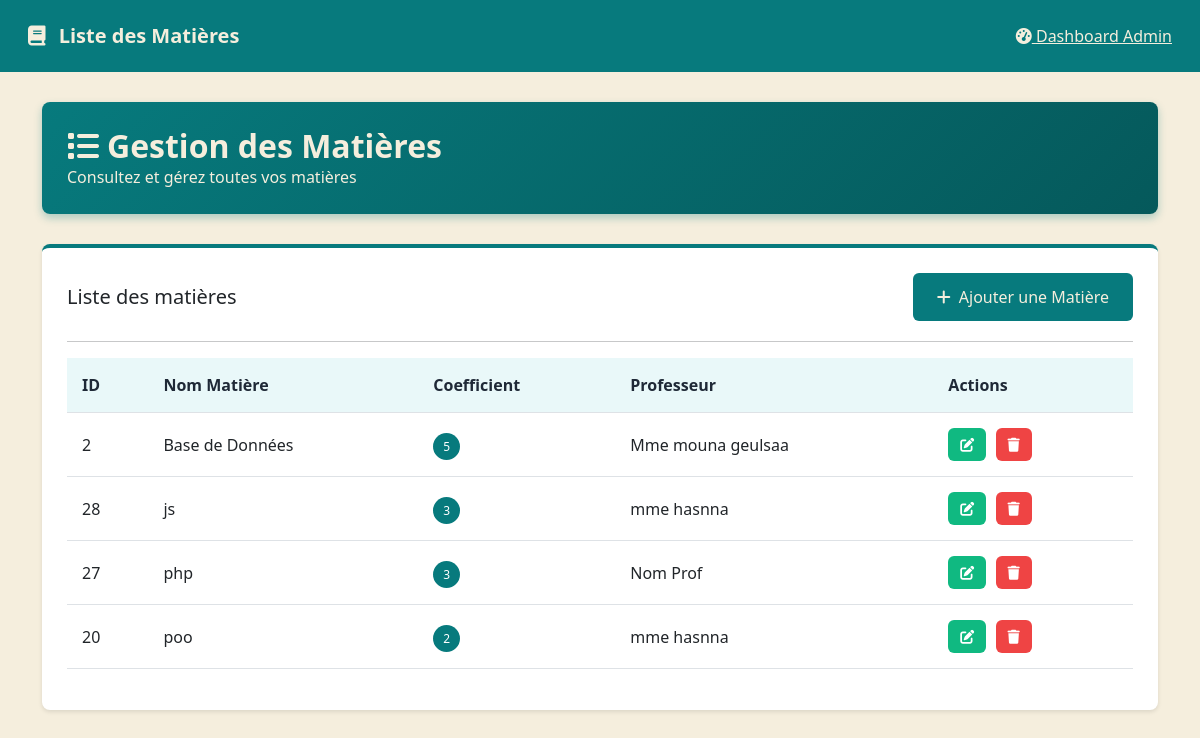
Page /admin/viewsAdmin/choix_gestion/index_liste_matiere.php on the committed database.
### tables this page shows
CREATE TABLE `matieres` (
  `id_matiere` int(11) NOT NULL,
  `nom_matiere` varchar(100) NOT NULL,
  `coefficient` int(11) DEFAULT 1,
  `id_professeur` int(11) DEFAULT NULL
);

CREATE TABLE `professeurs` (
  `id_professeur` int(11) NOT NULL,
  `nom_professeur` varchar(100) NOT NULL
);

### admin/controllersAdmin/choix_gestion_cont.php (called while the page is built, shortened)
<?php
require_once(__DIR__ . "/../modelsAdmin/choix_gestion_model.php");
function liste_matiere_action() {
    $matieres = getAllMatieres();
  require_once(__DIR__ . '/../viewsAdmin/choix_gestion/liste_matiere.php');
}
?>

### admin/viewsAdmin/choix_gestion/index_liste_matiere.php (called while the page is built)
<?php
require_once(__DIR__ . '/../../controllersAdmin/choix_gestion_cont.php');
liste_matiere_action();
?>

### admin/modelsAdmin/choix_gestion_model.php (called while the page is built, shortened)
<?php
function connexion_db (){
    $host = 'localhost';
    $dbname='PROJET';
    $user= 'root';
    $password='';
    try {
        $pdo = new PDO("mysql:host=$host;dbname=$dbname",$user,$password);
        $pdo->setAttribute(PDO::ATTR_ERRMODE, PDO::ERRMODE_EXCEPTION);
        return $pdo;
    } catch (PDOException $e) {
        die ("Erreur de connexion : " .$e ->getMessage());
    }
}
function getAllMatieres() {
    $pdo = connexion_db();
    try {
        $stmt = $pdo->prepare(" SELECT m.id_matiere, m.nom_matiere, m.coefficient, p.nom_professeur
        FROM matieres m
        JOIN professeurs p ON m.id_professeur = p.id_professeur
        ORDER BY m.nom_matiere");
        $stmt->execute();
        return $stmt->fetchAll(PDO::FETCH_ASSOC);
    } catch (Exception $e) {
        return [];
    }
}
?>

### admin/viewsAdmin/choix_gestion/liste_matiere.php (the view, shortened to what this page needs)
<!DOCTYPE html>
<html lang="fr">
<head>
  <link href="https://cdn.jsdelivr.net/npm/bootstrap@5.3.0/dist/css/bootstrap.min.css" rel="stylesheet"/>
  <link rel="stylesheet" href="https://cdnjs.cloudflare.com/ajax/libs/font-awesome/6.5.0/css/all.min.css"/>
</head>
<body>
  <nav class="navbar">
    <div class="container-fluid">
      <span class="navbar-brand">
        <i class="fas fa-book me-2"></i>
        Liste des Matières
      </span>
      <div class="a">
                <a href="../index_dash.php">
                    <i class="fas fa-tachometer-alt"></i> Dashboard Admin
                </a>
            </div>
    </div>
  </nav>
  <div class="container-fluid">
    <div class="main-content">
      <div class="welcome-section">
        <h2><i class="fas fa-list me-2"></i>Gestion des Matières</h2>
        <p class="mb-0">Consultez et gérez toutes vos matières</p>
      </div>
      <div class="content-card">
        <div class="actions-header">
          <h5 class="mb-0">Liste des matières</h5>
          <a href="index_ajouter_matiere.php" class="btn-add">
            <i class="fas fa-plus me-2"></i>Ajouter une Matière
          </a>
        </div>
        <hr class="my-3"/>
        <?php if (count($matieres) > 0): ?>
          <div class="table-container">
            <table class="table table-hover">
              <thead>
                <tr>
                  <th>ID</th>
                  <th>Nom Matière</th>
                  <th>Coefficient</th>
                  <th>Professeur</th>
                  <th>Actions</th>
                </tr>
              </thead>
              <tbody>
                <?php foreach ($matieres as $matiere): ?>
                  <tr>
                    <td><?= htmlspecialchars($matiere['id_matiere']) ?></td>
                    <td><?= htmlspecialchars($matiere['nom_matiere']) ?></td>
                    <td><span class="badge-coeff"><?= htmlspecialchars($matiere['coefficient']) ?></span></td>
                    <td><?= htmlspecialchars($matiere['nom_professeur']) ?></td>
                    <td>
                      <a href="index_update_matiere.php?id=<?= $matiere['id_matiere'] ?>"
                         class="btn btn-action btn-edit" title="Modifier">
                        <i class="fas fa-edit"></i>
                      </a>
                      <a href="index_delete_matiere.php?id=<?= $matiere['id_matiere'] ?>"
                         class="btn btn-action btn-delete" title="Supprimer"
                         onclick="return confirm('Voulez-vous vraiment supprimer cette matière ?')">
                        <i class="fas fa-trash"></i>
                      </a>
                    </td>
                  </tr>
                <?php endforeach; ?>
              </tbody>
            </table>
          </div>
        <?php endif; ?>
      </div>
    </div>
  </div>
</body>
</html>

### admin/viewsAdmin/choix_gestion/liste_matiere.php (style rules this page uses)
body { background: #F5EEDD; font-family: 'Segoe UI', sans-serif; }
.navbar { background: #077A7D; padding: 1rem; }
.navbar-brand { color: #F5EEDD !important; font-weight: 600; }
.main-content { padding: 30px; }
.welcome-section { background: linear-gradient(135deg, #077A7D, #05595B); color: #F5EEDD; padding: 25px; border-radius: 8px; margin-bottom: 30px; box-shadow: 0 4px 8px rgba(7, 122, 125, 0.3); }
.welcome-section h2 { margin: 0; font-weight: 600; }
.content-card { background: white; padding: 25px; border-radius: 8px; box-shadow: 0 2px 4px rgba(0,0,0,0.1); border-top: 4px solid #077A7D; }
.table th { background: #E9F8F9; color: #1f2937; font-weight: 600; padding: 15px; }
.table td { padding: 15px; vertical-align: middle; }
.badge-coeff { background: #077A7D; color: white; padding: 5px 10px; border-radius: 15px; font-size: 12px; font-weight: 500; }
.btn-action { padding: 6px 12px; border-radius: 6px; font-size: 14px; margin-right: 5px; transition: all 0.2s; }
.btn-edit { background: #10b981; color: white; border: none; }
.btn-delete { background: #ef4444; color: white; border: none; }
.btn-add { background: #077A7D; color: #F5EEDD; padding: 12px 24px; border-radius: 6px; font-weight: 500; border: none; text-decoration: none; transition: 0.3s ease-in-out; }
.table-container { overflow-x: auto; }
.actions-header { display: flex; justify-content: space-between; align-items: center; margin-bottom: 20px; }
.a a { color: #F5EEDD !important; }

### rows in the picture
matieres: id_matiere "2", nom_matiere "Base de Données", coefficient "5", id_professeur.nom_professeur "Mme mouna geulsaa"
matieres: id_matiere "28", nom_matiere "js", coefficient "3", id_professeur.nom_professeur "mme hasnna"
matieres: id_matiere "27", nom_matiere "php", coefficient "3", id_professeur.nom_professeur "Nom Prof"
matieres: id_matiere "20", nom_matiere "poo", coefficient "2", id_professeur.nom_professeur "mme hasnna"
